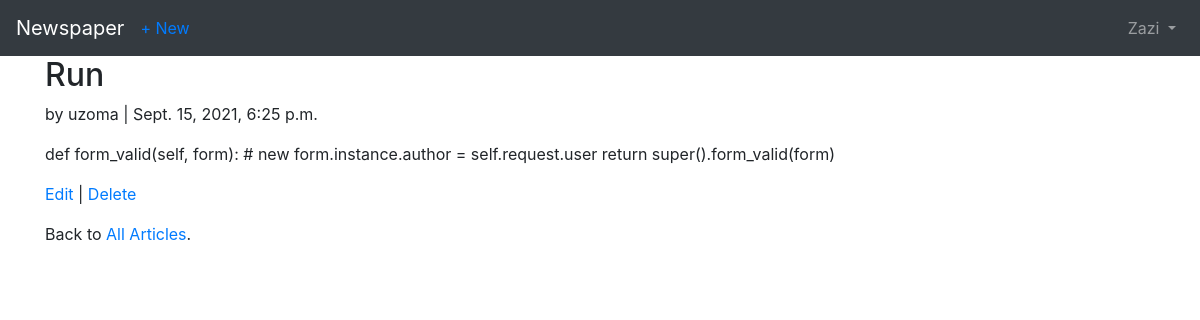
The app's page /articles/3/ (signed in) with its own data.
### accounts/models.py (models this page shows)
class CustomUser(AbstractUser):
    age = models.PositiveIntegerField(null=True, blank=True)

### articles/models.py (models this page shows, shortened)
class Article(models.Model):
    title = models.CharField(max_length=255)
    body = models.TextField()
    date = models.DateTimeField(auto_now_add=True)
    author = models.ForeignKey(
        get_user_model(),
        on_delete=models.CASCADE
    )

### articles/views.py (the view)
class ArticleDetailView(LoginRequiredMixin, DetailView): # new
    model = Article
    template_name = 'article_detail.html'

### templates/article_detail.html
{% extends 'base.html' %}
{% block content %}
  <div class="article-entry">
    <h2>{{ object.title }}</h2>
    <p>by {{ object.author }} | {{ object.date }}</p>
    <p>{{ object.body }}</p>
  </div>
  <p><a href="{% url 'article_edit' article.pk %}">Edit</a> |
    <a href="{% url 'article_delete' article.pk %}">Delete</a></p>
  <p>Back to <a href="{% url 'article_list' %}">All Articles</a>.</p>
{% endblock content %}

### templates/base.html (shortened to what this page needs)
<!DOCTYPE html>
<html>
<head>
 <link rel="stylesheet" href="https://cdn.jsdelivr.net/npm/bootstrap@4.5.3/dist/css/bootstrap.min.css">
</head>
<body>
  <nav class="navbar navbar-expand-lg navbar-dark bg-dark">
    <a class="navbar-brand" href="{% url 'home' %}">Newspaper</a>
    {% if user.is_authenticated %}
      <ul class="navbar-nav mr-auto">
        <li class="nav-item">
          <a href="{% url 'article_new' %}">+ New</a>
        </li>
      </ul>
    {% endif %}
    <div class="collapse navbar-collapse" id="navbarSupportedContent">
      {% if user.is_authenticated %}
        <ul class="navbar-nav ml-auto">
          <li class="nav-item">
            <a class="nav-link dropdown-toggle" href="#"
            id="navbarDropdown" role="button" data-toggle="dropdown"
            aria-haspopup="true" aria-expanded="false">
              {{ user.username }}
            </a>
          </li>
        </ul>
      {% endif %}
    </div>
  </nav>
  <main>
    <div class="container">
      {% block content %}
      {% endblock content %}
    </div>
  </main>
</body>
</html>

### records on screen
CustomUser: username "Zazi"
Article: title "Run", author "uzoma", date "Sept. 15, 2021, 6:25 p.m.", body "def form_valid(self, form): # new form.instance.author = self.request.user return super().form_valid(form)"
